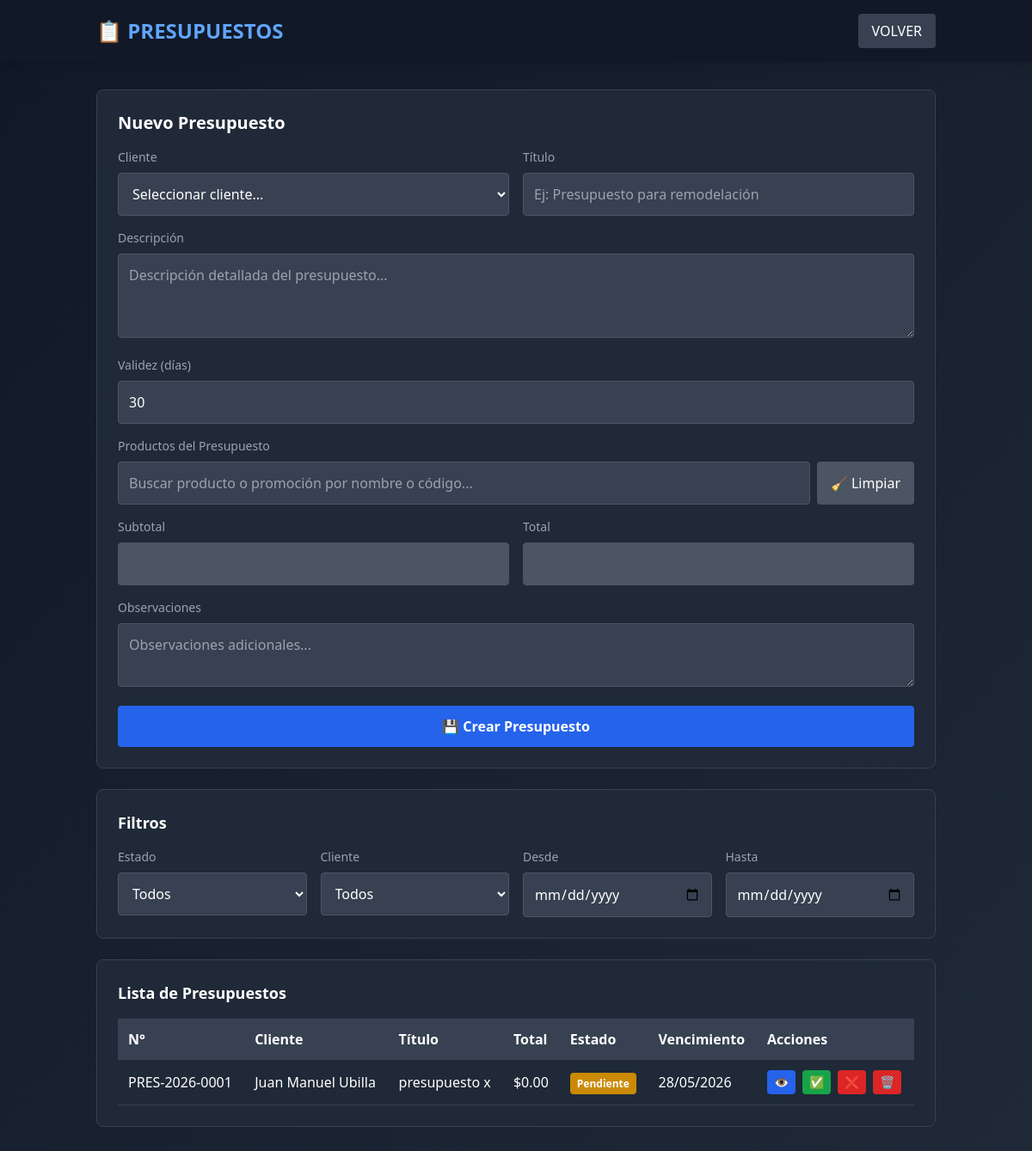
Screenshot of /presupuestos.php (signed in) with the database file from the repository.
### tables this page shows
CREATE TABLE `presupuestos` (
  `id` int(11) NOT NULL AUTO_INCREMENT,
  `empresa_id` int(11) NOT NULL,
  `cliente_id` int(11) NOT NULL,
  `numero_presupuesto` varchar(50) NOT NULL,
  `titulo` varchar(200) NOT NULL,
  `descripcion` text DEFAULT NULL,
  `subtotal` decimal(12,2) NOT NULL DEFAULT 0.00,
  `iva_porcentaje` decimal(5,2) NOT NULL DEFAULT 21.00,
  `iva_total` decimal(12,2) NOT NULL DEFAULT 0.00,
  `total` decimal(12,2) NOT NULL DEFAULT 0.00,
  `estado` enum('pendiente','aprobado','rechazado','vencido','convertido') NOT NULL DEFAULT 'pendiente',
  `validez_dias` int(11) NOT NULL DEFAULT 30,
  `fecha_creacion` datetime NOT NULL DEFAULT current_timestamp(),
  `fecha_vencimiento` datetime DEFAULT NULL,
  `fecha_aprobacion` datetime DEFAULT NULL,
  `fecha_conversion` datetime DEFAULT NULL,
  `creado_por` int(11) NOT NULL,
  `aprobado_por` int(11) DEFAULT NULL,
  `observaciones` text DEFAULT NULL,
  PRIMARY KEY (`id`),
  KEY `idx_empresa_id` (`empresa_id`),
  KEY `idx_cliente_id` (`cliente_id`),
  KEY `idx_estado` (`estado`),
  KEY `idx_fecha_creacion` (`fecha_creacion`),
  KEY `idx_numero_presupuesto` (`numero_presupuesto`)
);

CREATE TABLE `clientes` (
  `id` int(11) NOT NULL AUTO_INCREMENT,
  `empresa_id` int(11) NOT NULL DEFAULT 1,
  `nombre` varchar(255) DEFAULT NULL,
  `apellido` varchar(255) DEFAULT NULL,
  `documento` varchar(50) DEFAULT NULL,
  `tipo_documento` varchar(20) DEFAULT NULL,
  `condicion_iva` varchar(50) DEFAULT NULL,
  `telefono` varchar(30) DEFAULT NULL,
  `whatsapp` varchar(30) DEFAULT NULL,
  `email` varchar(255) DEFAULT NULL,
  `foto_perfil` varchar(255) DEFAULT NULL COMMENT 'Ruta a la foto para reconocimiento facial',
  `acepta_whatsapp` tinyint(1) NOT NULL DEFAULT 0,
  `comentarios` text DEFAULT NULL,
  `creado_en` datetime DEFAULT current_timestamp(),
  `foto_cliente` varchar(255) DEFAULT NULL COMMENT 'Path a la foto principal del cliente',
  `foto_opcional` varchar(255) DEFAULT NULL COMMENT 'Path a una foto secundaria opcional del cliente',
  PRIMARY KEY (`id`)
);

### config.php (called while the page is built, shortened)
<?php
function getDB() {
    try {
        $pdo = new PDO("mysql:host=".DB_HOST.";dbname=".DB_NAME.";charset=utf8mb4", DB_USER, DB_PASS);
        $pdo->setAttribute(PDO::ATTR_ERRMODE, PDO::ERRMODE_EXCEPTION);
        $pdo->setAttribute(PDO::ATTR_DEFAULT_FETCH_MODE, PDO::FETCH_ASSOC);
        return $pdo;
    } catch(PDOException $e) {
        die("Error de conexión: " . $e->getMessage());
    }
}
function getUser() {
    $db = getDB();
    $stmt = $db->prepare("SELECT id, nombre, rol, empresa_id FROM usuarios WHERE id = ?");
    $stmt->execute([$_SESSION['user_id']]);
    return $stmt->fetch();
}

### lib/PresupuestoService.php (called while the page is built, shortened)
<?php
require_once 'config.php';
class PresupuestoService {
    private $db;
    private $empresa_id;
    public function __construct($empresa_id, $usuario_id) {
        $this->db = getDB();
        $this->empresa_id = $empresa_id;
    }
    public function obtenerPresupuestos($filtros = []) {
        $sql = "
            SELECT p.*, c.nombre as cliente_nombre, c.apellido as cliente_apellido,
                   u.nombre as creado_por_nombre
            FROM presupuestos p
            LEFT JOIN clientes c ON p.cliente_id = c.id
            LEFT JOIN usuarios u ON p.creado_por = u.id
            WHERE p.empresa_id = ?
        ";
        $params = [$this->empresa_id];
        $sql .= " ORDER BY p.fecha_creacion DESC";
        $stmt = $this->db->prepare($sql);
        $stmt->execute($params);
        return $stmt->fetchAll();
    }
}

### presupuestos.php (the view, shortened to what this page needs)
<?php
require_once 'config.php';
$user = getUser();
$empresa_id = $user['empresa_id'];
$usuario_id = $user['id'];
require_once 'lib/PresupuestoService.php';
$presupuesto_service = new PresupuestoService($empresa_id, $usuario_id);
$filtros = [
    'estado' => $_GET['estado'] ?? '',
    'cliente_id' => $_GET['cliente_id'] ?? '',
    'fecha_desde' => $_GET['fecha_desde'] ?? '',
    'fecha_hasta' => $_GET['fecha_hasta'] ?? ''
];
$presupuestos = $presupuesto_service->obtenerPresupuestos($filtros);
$presupuesto_detalle = null;
?>
<!DOCTYPE html>
<html lang="es">
<head>
    <script src="https://cdn.tailwindcss.com"></script>
    <link rel="stylesheet" href="https://cdnjs.cloudflare.com/ajax/libs/font-awesome/6.4.0/css/all.min.css">
</head>
<body class="min-h-screen bg-gradient-to-br from-gray-900 to-gray-800 text-gray-100">
    <header class="bg-gray-900 shadow-lg">
        <div class="container mx-auto px-6 py-4 flex justify-between items-center">
            <h1 class="text-2xl font-bold text-blue-400">📋 PRESUPUESTOS</h1>
            <a href="dashboard.php" class="bg-gray-700 hover:bg-gray-600 text-white px-4 py-2 rounded">VOLVER</a>
        </div>
    </header>
    <main class="container mx-auto px-6 py-8">
        <?php if (!$presupuesto_detalle): ?>
        <div class="bg-gray-800 rounded-lg border border-gray-700 p-6 mb-6">
            <h2 class="text-xl font-bold text-white mb-4">Nuevo Presupuesto</h2>
            <form id="formPresupuesto" class="space-y-4">
                <div class="grid grid-cols-1 md:grid-cols-2 gap-4">
                    <div>
                        <label class="block text-gray-400 text-sm mb-2">Cliente</label>
                        <select name="cliente_id" id="clienteSelect" required class="w-full bg-gray-700 text-white p-3 rounded border border-gray-600">
                            <option value="">Seleccionar cliente...</option>
                        </select>
                    </div>
                    <div>
                        <label class="block text-gray-400 text-sm mb-2">Título</label>
                        <input type="text" name="titulo" required placeholder="Ej: Presupuesto para remodelación"
                               class="w-full bg-gray-700 text-white p-3 rounded border border-gray-600">
                    </div>
                </div>
                <div>
                    <label class="block text-gray-400 text-sm mb-2">Descripción</label>
                    <textarea name="descripcion" rows="3" placeholder="Descripción detallada del presupuesto..."
                              class="w-full bg-gray-700 text-white p-3 rounded border border-gray-600"></textarea>
                </div>
                <div>
                    <label class="block text-gray-400 text-sm mb-2">Validez (días)</label>
                    <input type="number" name="validez_dias" value="30" min="1" max="365"
                           class="w-full bg-gray-700 text-white p-3 rounded border border-gray-600">
                </div>
                <div>
                    <label class="block text-gray-400 text-sm mb-2">Productos del Presupuesto</label>
                    <div class="mb-4">
                        <div class="flex gap-2 mb-2">
                            <input type="text" id="buscadorProducto" placeholder="Buscar producto o promoción por nombre o código..."
                                   class="flex-1 bg-gray-700 text-white p-3 rounded border border-gray-600"
                                   onkeyup="buscarProducto()">
                            <button type="button" onclick="limpiarBusqueda()"
                                    class="bg-gray-600 hover:bg-gray-700 text-white px-4 py-3 rounded">
                                🧹 Limpiar
                            </button>
                        </div>
                    </div>
                </div>
                <div class="grid grid-cols-1 md:grid-cols-2 gap-4">
                    <div>
                        <label class="block text-gray-400 text-sm mb-2">Subtotal</label>
                        <input type="number" id="subtotal" step="0.01" readonly
                               class="w-full bg-gray-600 text-white p-3 rounded border border-gray-600">
                    </div>
                    <div>
                        <label class="block text-gray-400 text-sm mb-2">Total</label>
                        <input type="number" id="total" step="0.01" readonly
                               class="w-full bg-gray-600 text-white p-3 rounded border border-gray-600">
                    </div>
                </div>
                <div>
                    <label class="block text-gray-400 text-sm mb-2">Observaciones</label>
                    <textarea name="observaciones" rows="2" placeholder="Observaciones adicionales..."
                              class="w-full bg-gray-700 text-white p-3 rounded border border-gray-600"></textarea>
                </div>
                <button type="submit" form="formPresupuesto"
                        class="w-full bg-blue-600 hover:bg-blue-700 text-white py-3 rounded font-bold">
                    💾 Crear Presupuesto
                </button>
            </form>
        </div>
        <div class="bg-gray-800 rounded-lg border border-gray-700 p-6 mb-6">
            <h3 class="text-lg font-bold text-white mb-4">Filtros</h3>
            <div class="grid grid-cols-1 md:grid-cols-4 gap-4">
                <div>
                    <label class="block text-gray-400 text-sm mb-2">Estado</label>
                    <select onchange="filtrarPresupuestos()" id="filtroEstado" class="w-full bg-gray-700 text-white p-3 rounded border border-gray-600">
                        <option value="">Todos</option>
                    </select>
                </div>
                <div>
                    <label class="block text-gray-400 text-sm mb-2">Cliente</label>
                    <select onchange="filtrarPresupuestos()" id="filtroCliente" class="w-full bg-gray-700 text-white p-3 rounded border border-gray-600">
                        <option value="">Todos</option>
                    </select>
                </div>
                <div>
                    <label class="block text-gray-400 text-sm mb-2">Desde</label>
                    <input type="date" onchange="filtrarPresupuestos()" id="filtroDesde"
                           class="w-full bg-gray-700 text-white p-3 rounded border border-gray-600">
                </div>
                <div>
                    <label class="block text-gray-400 text-sm mb-2">Hasta</label>
                    <input type="date" onchange="filtrarPresupuestos()" id="filtroHasta"
                           class="w-full bg-gray-700 text-white p-3 rounded border border-gray-600">
                </div>
            </div>
        </div>
        <div class="bg-gray-800 rounded-lg border border-gray-700 p-6">
            <h3 class="text-lg font-bold text-white mb-4">Lista de Presupuestos</h3>
            <div class="overflow-x-auto">
                <table class="w-full text-white">
                    <thead class="bg-gray-700">
                        <tr>
                            <th class="p-3 text-left">N°</th>
                            <th class="p-3 text-left">Cliente</th>
                            <th class="p-3 text-left">Título</th>
                            <th class="p-3 text-left">Total</th>
                            <th class="p-3 text-left">Estado</th>
                            <th class="p-3 text-left">Vencimiento</th>
                            <th class="p-3 text-left">Acciones</th>
                        </tr>
                    </thead>
                    <tbody id="tablaPresupuestos">
                        <?php foreach ($presupuestos as $presupuesto): ?>
                        <tr class="border-b border-gray-700 hover:bg-gray-700">
                            <td class="p-3"><?= htmlspecialchars($presupuesto['numero_presupuesto']) ?></td>
                            <td class="p-3"><?= htmlspecialchars($presupuesto['cliente_nombre'] . ' ' . $presupuesto['cliente_apellido']) ?></td>
                            <td class="p-3"><?= htmlspecialchars($presupuesto['titulo']) ?></td>
                            <td class="p-3">$<?= number_format($presupuesto['total'], 2) ?></td>
                            <td class="p-3">
                                <span class="px-2 py-1 rounded text-xs font-bold
                                    <?php
                                    switch ($presupuesto['estado']) {
                                        case 'pendiente': echo 'bg-yellow-600'; break;
                                    }
                                    ?>">
                                    <?= ucfirst($presupuesto['estado']) ?>
                                </span>
                            </td>
                            <td class="p-3"><?= $presupuesto['fecha_vencimiento'] ? date('d/m/Y', strtotime($presupuesto['fecha_vencimiento'])) : 'N/A' ?></td>
                            <td class="p-3">
                                <div class="flex gap-2">
                                    <button onclick="verPresupuesto(<?= $presupuesto['id'] ?>)"
                                            class="bg-blue-600 hover:bg-blue-700 text-white px-2 py-1 rounded text-sm">
                                        👁️
                                    </button>
                                    <?php if ($presupuesto['estado'] === 'pendiente'): ?>
                                        <button onclick="actualizarEstado(<?= $presupuesto['id'] ?>, 'aprobado')"
                                                class="bg-green-600 hover:bg-green-700 text-white px-2 py-1 rounded text-sm">
                                            ✅
                                        </button>
                                        <button onclick="actualizarEstado(<?= $presupuesto['id'] ?>, 'rechazado')"
                                                class="bg-red-600 hover:bg-red-700 text-white px-2 py-1 rounded text-sm">
                                            ❌
                                        </button>
                                    <?php endif; ?>
                                    <button onclick="eliminarPresupuesto(<?= $presupuesto['id'] ?>)"
                                            class="bg-red-600 hover:bg-red-700 text-white px-2 py-1 rounded text-sm"
                                            onclick="return confirm('¿Eliminar este presupuesto?')">
                                        🗑️
                                    </button>
                                </div>
                            </td>
                        </tr>
                        <?php endforeach; ?>
                    </tbody>
                </table>
            </div>
        </div>
        <?php endif; ?>
    </main>
</body>
</html>

### rows the page displays
presupuestos: numero_presupuesto "PRES-2026-0001", cliente.apellido "Juan Manuel Ubilla", titulo "presupuesto x", total "0.00", estado "Pendiente", fecha_vencimiento "28/05/2026"
